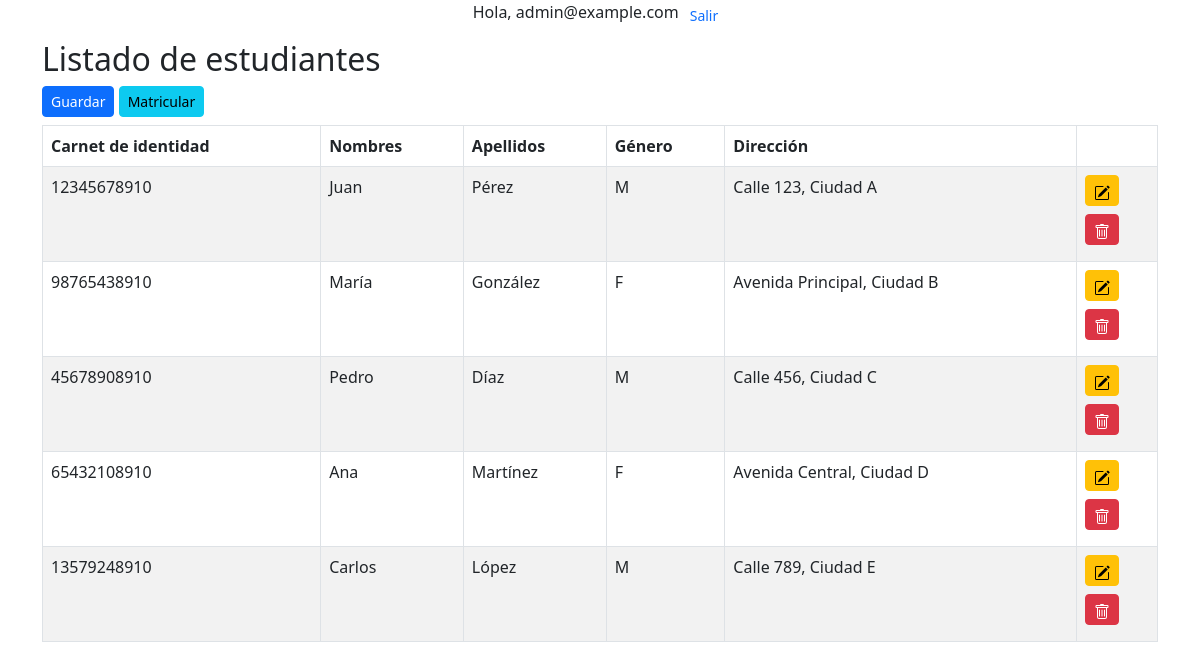
The app's page /app/views/index.php (signed in), older data.
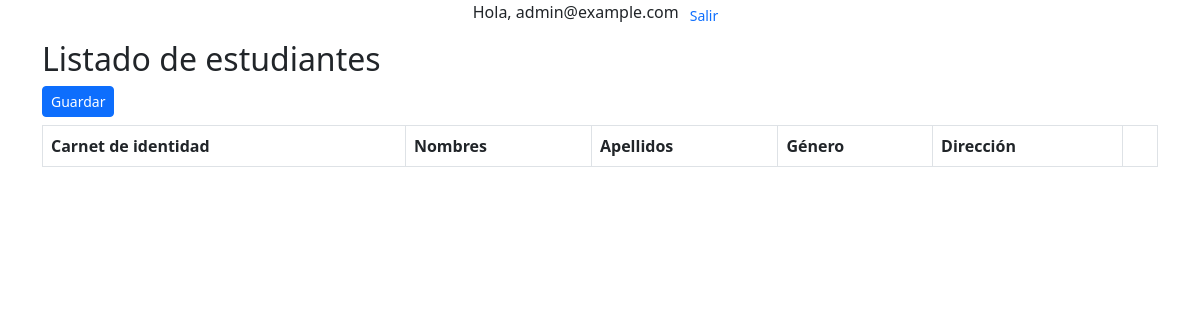
The same page, newer data.
### tables this page shows
CREATE TABLE IF NOT EXISTS students (
  id SERIAL PRIMARY KEY,
  ci VARCHAR(11) UNIQUE NOT NULL,
  name VARCHAR(255) NOT NULL,
  last_name VARCHAR(255) NOT NULL,
  gender VARCHAR(9) NOT NULL,
  address VARCHAR(255) NOT NULL
);

### app/config/Database.php (called while the page is built)
<?php
class Database
{
    private $dbHost = '127.0.0.1';
    private $dbName = 'matricula';
    private $dbUser = 'root';
    private $dbPassword = '';
    public function getConnection()
    {
        try {
            $connection = new PDO("mysql:host={$this->dbHost};dbname={$this->dbName}", $this->dbUser, $this->dbPassword);
            $connection->setAttribute(PDO::ATTR_ERRMODE, PDO::ERRMODE_EXCEPTION);
            return $connection;
        } catch (Exception $e) {
            die("Error de conexión a la base de datos: " . $e->getMessage());
        }
    }
}

### app/controllers/StudentController.php (called while the page is built, shortened)
<?php
require_once "../models/Student.php";
$validateStudentData = (empty($_POST['ci']) && empty($_POST['name']) && empty($_POST['last_name'])
    && empty($_POST['gender']) && empty($_POST['address']));
$studentInstance = new Student();
if (isset($_GET['id'])) {
    $student = $studentInstance->findById($_GET['id']);
} else {
    $students = $studentInstance->all();
}

### app/utils/DatabaseConnection.php (called while the page is built, shortened)
<?php
require_once "../../app/config/Database.php";
trait DatabaseConnection
{
    public function __construct()
    {
        $database = new Database();
        $this->connection = $database->getConnection();
    }
}

### app/models/Student.php (called while the page is built, shortened)
<?php
require_once "../../app/utils/DatabaseConnection.php";
class Student
{
    public function all(): array | bool
    {
        try {
            $sql = "SELECT * FROM students";
            $statement = $this->connection->prepare($sql);
            $statement->execute();
            return $statement->fetchAll(PDO::FETCH_ASSOC);
        } catch (PDOException $e) {
            return false;
        }
    }
}

### app/views/index.php (the view, shortened to what this page needs)
<?php
include_once "./layouts/header.php";
require_once "../../app/controllers/StudentController.php";
?>
<div class="container">
    <div style="display: flex;justify-content: center; align-items: start;">
        <p style=" margin-right: 2px;">Hola, <?= $_SESSION['user_email'] ?></p>
        <form action="../../app/controllers/UserController.php" method="post">
            <button type="submit" name="logout" class="btn btn-link btn-sm" style="text-decoration: none;">Salir</button>
        </form>
    </div>
    <h2>Listado de estudiantes</h2>
    <a href="create.php" class="btn btn-primary btn-sm mb-2">Guardar</a>
    <?php
    if (!empty($students)) {
        echo "<a href='matricular.php' class='btn btn-info btn-sm mb-2'>Matricular</a>";
    }
    ?>
    <table class="table table-striped table-bordered" id="myTable">
        <thead>
            <tr>
                <th scope="col">Carnet de identidad</th>
                <th scope="col">Nombres</th>
                <th scope="col">Apellidos</th>
                <th scope="col">Género</th>
                <th scope="col">Dirección</th>
                <th scope="col"></th>
            </tr>
        </thead>
        <tbody>
            <?php foreach ($students as $student) { ?>
                <tr>
                    <td><?= $student['ci'] ?></td>
                    <td><?= $student['name'] ?></td>
                    <td><?= $student['last_name'] ?></td>
                    <td><?= $student['gender'] ?></td>
                    <td><?= $student['address'] ?></td>
                    <td>
                        <a href="./edit.php?id=<?= $student['id'] ?>" class="btn btn-warning btn-sm mb-2">
                        </a>
                        <form action="../controllers/StudentController.php" method="post">
                            <button type="submit" name="delete" onclick="return confirm('Estas seguro que deseas eliminar el registro?');" class="btn btn-danger btn-sm mb-2">
                            </button>
                        </form>
                    </td>
                </tr>
            <?php } ?>
        </tbody>
    </table>
</div>
<?php include_once "./layouts/footer.php"; ?>

### app/views/layouts/header.php (shortened to what this page needs)
<!DOCTYPE html>
<html lang="es">
<head>
    <link rel="stylesheet" href="../../public/css/bootstrap.min.css">
    <link rel="stylesheet" href="../../public/css/style.css">
    <link rel="stylesheet" href="../../public/dataTables/dataTables.bootstrap5.min.css">
</head>
<body>

### app/views/layouts/footer.php (shortened to what this page needs)
</body>
</html>

Row changes from the older to the newer data that the page shows:
removed students: ci "12345678910", name "Juan", last_name "Pérez", gender "M", address "Calle 123, Ciudad A"
removed students: ci "98765438910", name "María", last_name "González", gender "F", address "Avenida Principal, Ciudad B"
removed students: ci "45678908910", name "Pedro", last_name "Díaz", gender "M", address "Calle 456, Ciudad C"
removed students: ci "65432108910", name "Ana", last_name "Martínez", gender "F", address "Avenida Central, Ciudad D"
removed students: ci "13579248910", name "Carlos", last_name "López", gender "M", address "Calle 789, Ciudad E"
Text that changed along with them:
text no longer shown: "Matricular"
